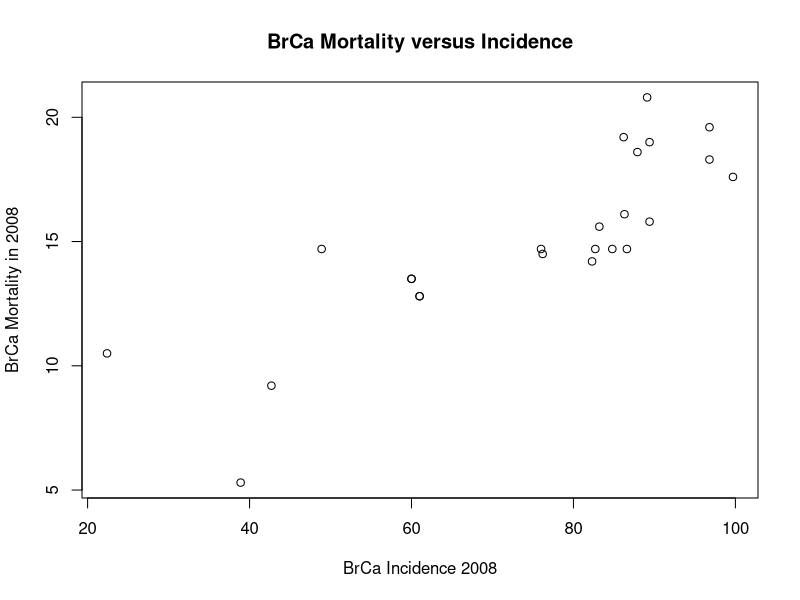

Write R code to recreate this figure.
setwd("/Users/arindambose/github/brca-study")

require(foreign)
require(Hmisc)

# Read different types of datasets
# comma separated value data set

mydata <- read.csv("BrCaData.csv", header = T, sep = ",")
# an SPSS data set
# spssdata <- read.spss("vinodlong.sav",
 #                     to.data.frame = TRUE)
## a stata data set

# statadata <- read.dta("anxiety.dta")

lm.mort <- lm(mydata$brcamortality2008 ~ mydata$Brcaincidence2008, data = mydata)

sink("mortality.jpg")
plot(mydata$Brcaincidence2008, mydata$brcamortality2008, 
     main ="BrCa Mortality versus Incidence",
     xlab = "BrCa Incidence 2008",
     ylab = "BrCa Mortality in 2008" )
sink()


progage <- table(mydata$AgeGroupsCovered, mydata$ProgramType1)
write.table(progage, file = "progage.csv", col.names = TRUE, sep = ",")






print(names(mydata))
